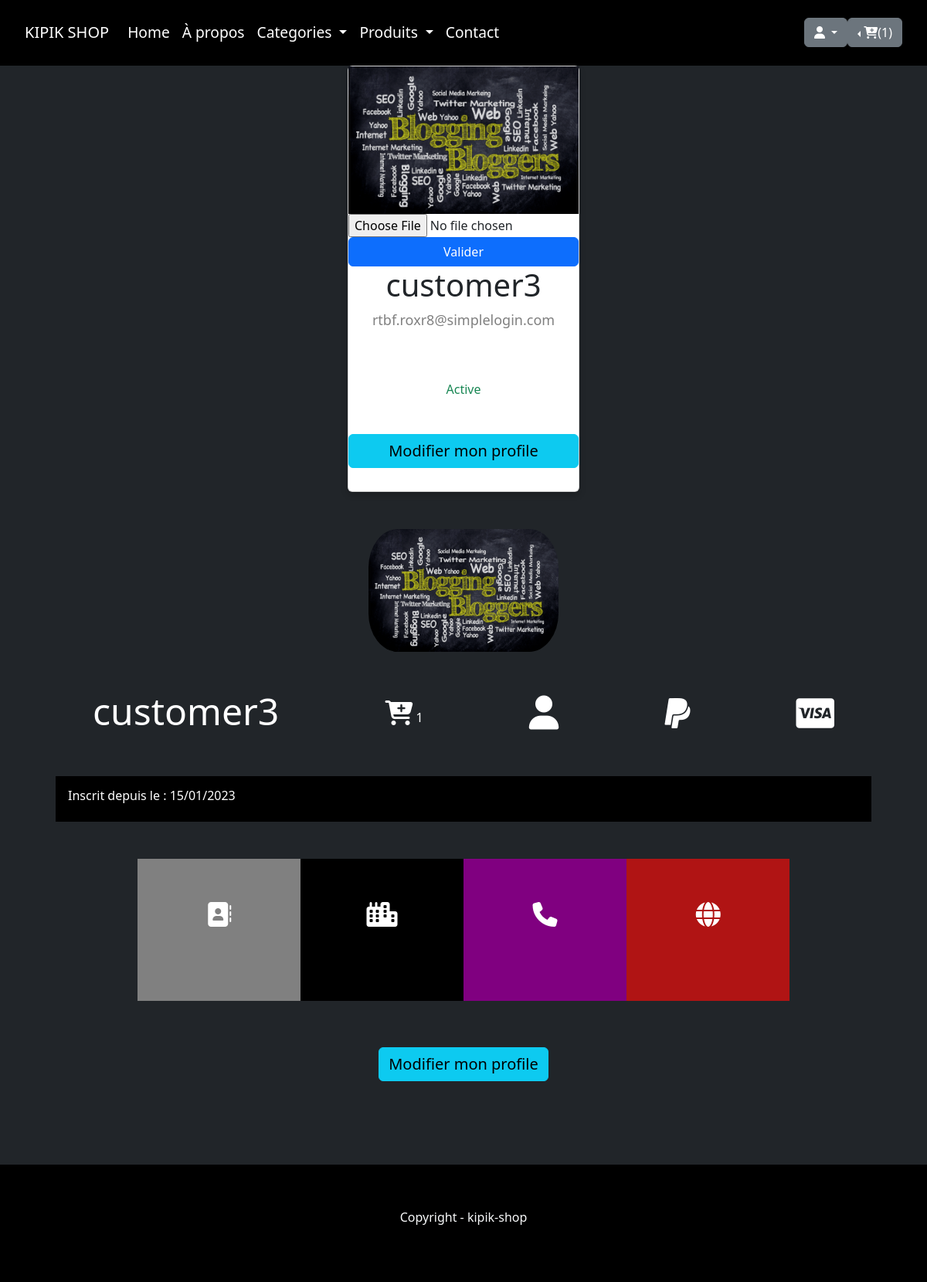
Screenshot of /profile (signed in) with the database file from the repository.
### accounts/models.py (models this page shows, shortened)
class Customer(AbstractUser):
    pass

class Profile(models.Model):
    user = models.OneToOneField(Customer, on_delete=models.CASCADE)
    image = models.ImageField(upload_to='prod/profile_img/',default='prod/profile_img/default.png', blank=True)
    phone = models.CharField(max_length=20, blank=True)
    address = models.CharField(max_length=100, blank=True)
    city = models.CharField(max_length=100, blank=True)
    zip_code = models.CharField(max_length=10, blank=True)
    state = models.CharField(max_length=100, blank=True)
    country = models.CharField(max_length=100, blank=True)
    class Meta:
        verbose_name_plural = 'Profiles'
        ordering = ('user',)

### shop/models.py (models this page shows, shortened)
class Cart(models.Model):
    user = models.OneToOneField(AUTH_USER_MODEL, on_delete=models.CASCADE, blank=True, null=True)
    orders = models.ManyToManyField(Order)
    ordered = models.BooleanField(default=False)
    '''
    def delete(self, *args, **kwargs):
        for order in self.orders.all():
            order.delete()
        super().delete(*args, **kwargs)
    '''

### accounts/views.py (the view)
# urls.py: path('profile', profile, name='profile'),
def profile(request):
    user = request.user
    profile = get_object_or_404(Profile, user=user)
    products = Product.objects.all()
    categories = Category.objects.all()
    context = {
        'products': products,
        'categories': categories,
        'profile': profile,
    }
    if request.method == "POST":
        image = request.FILES.get("image")
        profile.image = image
        profile.save()
        return redirect('profile')
    return render(request, 'accounts/profile.html', context)

### accounts/templates/accounts/profile.html (shortened to what this page needs)
{% extends 'shop/base.html' %}
{% load static %}
{% block content %}
<div class="card text-dark">
    <img src="{{ profile.image.url }}" alt="John" style="width:100%">
    <form method="post" enctype="multipart/form-data">
        <input type="file" name="image" value="Modifier" />
        <button type="submit" class="btn btn-primary">Valider</button>
    </form>
    <h1>{{ profile.user.username }}</h1>
    <p class="title">{{ profile.user.email }}</p>
    {% if profile.user.is_active %}
    <p class="text-success">Active</p>
    {% else %}
    <p class="text-warning">Not active</p>
    {% endif %}
    <a href="{% url 'edit-profile' %}">
        <button class="btn updt-profile btn-info fs-5">Modifier mon profile</button>
    </a>
</div>
<div class="container-profile mt-5 mb-5">
    {% if user.is_authenticated %}
    <div class="row no-gutters">
        <img class="img-profile" src="{{ profile.image.url }}">
        <div class="d-flex flex-column">
            <div class="d-flex flex-row justify-content-between align-items-center p-5 bg-dark text-white">
                <h3 class="display-5">{{ user.username }}</h3>
                <a class="nav-link" href="{% url 'cart' %}">
                    <i href="{% url 'cart' %}" class="fa fa-2x fa-cart-plus"></i>
                    {{ user.cart.orders.count }}
                </a>
                <a href="{% url 'profile' %}">
                    <i class="fa fa-2x fa-user"></i>
                </a>
                <a href="#" data-popup="Ajouter un compte paypal">
                    <i class="fa fa-2x fa-paypal"></i>
                </a>
                <a href="#" data-popup="Ajouter une carte bancaire">
                    <i class="fa fa-2x fa-cc-visa"></i>
                </a>
            </div>
            <div class="p-3 bg-black text-white">
                <h6>Inscrit depuis le : {{ user.date_joined|date:"d/m/Y" }}</h6>
            </div>
            <div class="d-flex flex-row text-white box-prfl mt-5">
                <div class="p-4 bg-primary text-center skill-block">
                    <h6><i class="fas fa-2x fa-address-book"></i></h6>
                    <br>
                </div>
                <div class="p-3 bg-success text-center skill-block">
                    <h6><i class="fas fa-2x fa-city"></i></h6>
                    <br>
                </div>
                <div class="p-3 bg-warning text-center skill-block">
                    <h6><i class="fas fa-2x fa-phone"></i></h6>
                    <br>
                </div>
                <div class="p-3 bg-danger text-center skill-block">
                    <h6><i class="fas fa-2x fa-globe"></i></h6>
                    <br>
                </div>
            </div>
        </div>
    </div>
    {% endif %}
    <div class="btn-box">
        <a href="{% url 'edit-profile' %}">
            <button class="btn updt-profile btn-info fs-5">Modifier mon profile</button>
        </a>
    </div>
</div>
{% endblock %}

### shop/templates/shop/navbar.html (shortened to what this page needs)
{% load static %}
{% block navbar %}
    <nav class="navbar navbar-expand-lg navbar-dark text-light">
        <div class="container-fluid">
            <a class="navbar-brand" href="{% url 'home' %}">KIPIK SHOP</a>
            <div class="collapse navbar-collapse" id="navbarScroll">
                <ul class="navbar-nav me-auto my-2 my-lg-0 navbar-nav-scroll" style="--bs-scroll-height: 100px;">
                    <li class="nav-item">
                        <a class="nav-link active" aria-current="page" href="{% url 'home' %}">Home</a>
                    </li>
                    <li class="nav-item">
                        <a class="nav-link" href="#">À propos</a>
                    </li>
                    <li class="nav-item dropdown">
                        <a class="nav-link dropdown-toggle" href="#" role="button" data-bs-toggle="dropdown"
                           aria-expanded="false">
                            Categories
                        </a>
                    </li>
                    <li class="nav-item dropdown">
                        <a class="nav-link dropdown-toggle" href="#" role="button" data-bs-toggle="dropdown"
                           aria-expanded="false">
                            Produits
                        </a>
                    </li>
                    <li class="nav-item">
                        <a class="nav-link" href="{% url 'contact_form' %}">Contact</a>
                    </li>
                </ul>
                <li class="nav-item dropdown">
                    <a class="btn btn-secondary dropdown-toggle" href="#" role="button" data-bs-toggle="dropdown"
                       aria-expanded="false">
                        <i class="fa fa-1x fa-user"></i>
                    </a>
                </li>
                {% if user.cart.orders.count >= 1 %}
                    <div class="btn-group dropstart">
                        <button type="button" class="btn btn-secondary dropdown-toggle" data-bs-toggle="dropdown"
                                aria-expanded="false"><i
                                class="fa fa-1x fa-cart-plus"></i>({{ user.cart.orders.count }})
                        </button>
                    </div>
                {% endif %}
            </div>
        </div>
    </nav>
{% endblock %}

### static/css/style.css (style rules this page uses)
.navbar { background: black !important; color: #fff !important; }
@media (min-width: 992px) { .navbar-expand-lg .navbar-nav { font-size: 1.2em; } }
.navbar { background: black !important; width: 100%; justify-content: center; margin: 0; }
a { color: #fff !important; }
.row { display: flex; justify-content: space-around; width: 100%; margin: 0; }
.no-gutters { justify-content: center; width: 100%; margin: auto; }
.container-profile { display: flex; flex-direction: column; width: 90%; justify-content: center; margin: auto; }
.img-profile { width: 33%; border-radius: 50px; }
.updt-profile { justify-content: center; display: flex; margin: 30px auto; }
.bg-black { background: #000; }
.skill-block { width: 30%; }
.bg-primary { background-color: grey !important; }
.bg-success { background-color: black !important; }
.bg-warning { background-color: purple !important; }
.bg-danger { background-color: #b01414 !important; }
@media (min-width: 991px) and (max-width:1200px) { .skill-block { padding: 32px !important; } }
@media (min-width: 1200px) { .skill-block { padding: 56px !important; } }
button.btn { width: 100%; }
a.btn { width: 100%; }

### shop/templates/shop/navbar.html (style rules this page uses)
li { list-style: none; }
.navbar { padding: 20px !important; width: 100%; }
a { color: white !important; }
li.dropdown:nth-child(2) { display: flex; flex-direction: row; }

### accounts/templates/accounts/profile.html (style rules this page uses)
.img-profile { width: 25%; }
.container-profile { display: flex; flex-direction: column; justify-content: center; margin: auto; }
.row { display: flex; justify-content: center; margin: auto; }
.box-prfl { display: flex !important; width: 100%; justify-content: center; margin: auto; }
.skill-block { display: flex; flex-direction: column; width: 20%; padding: 15px; }
.btn-box { display: flex; justify-content: center; margin: 30px auto; }
.card { box-shadow: 0 4px 8px 0 rgba(0, 0, 0, 0.2); max-width: 300px; margin: auto; text-align: center; }
.title { color: grey; font-size: 18px; }
button { border: none; outline: 0; display: inline-block; padding: 8px; color: white; background-color: #000; text-align: center; cursor: pointer; width: 100%; font-size: 18px; }
a { text-decoration: none; font-size: 22px; color: black; }

### rows the page displays
Customer: cart.orders.count "1", username "customer3", date_joined "15/01/2023"
Profile: image (placeholder picture), user.username "customer3", user.email "rtbf.roxr8@simplelogin.com"
